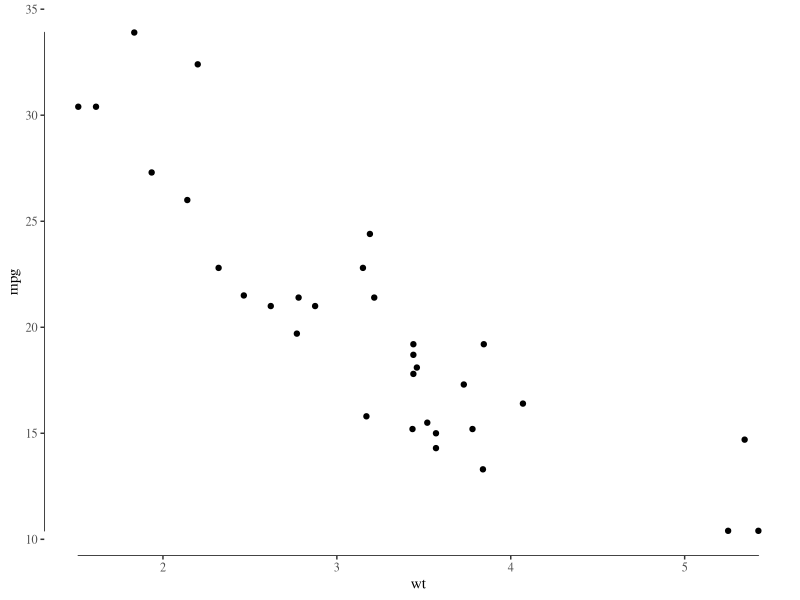
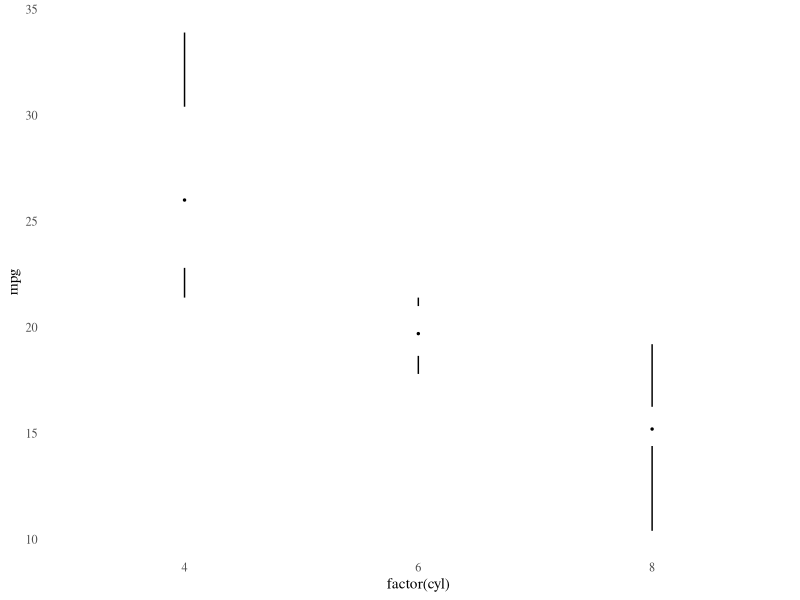
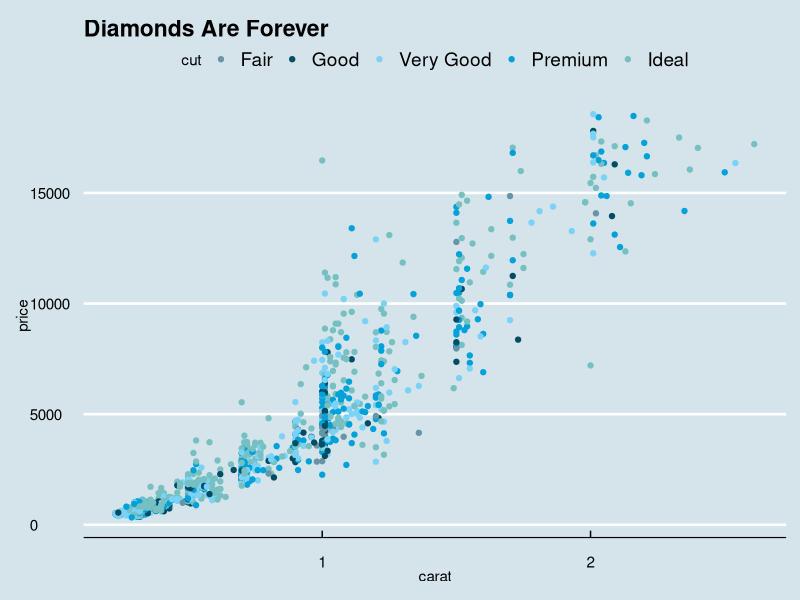
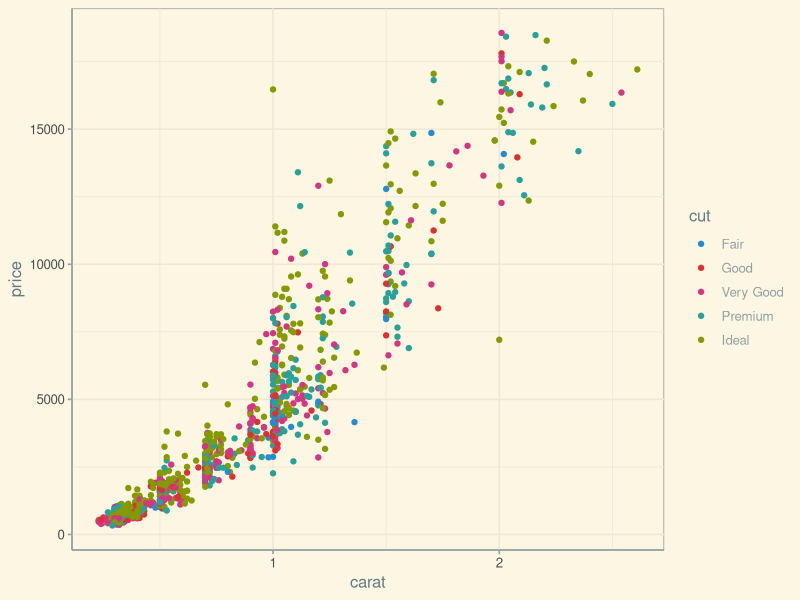
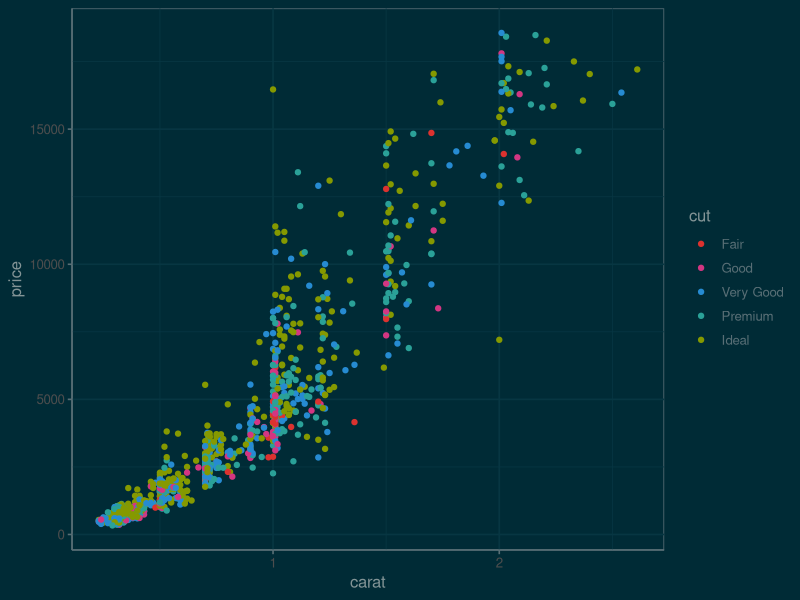
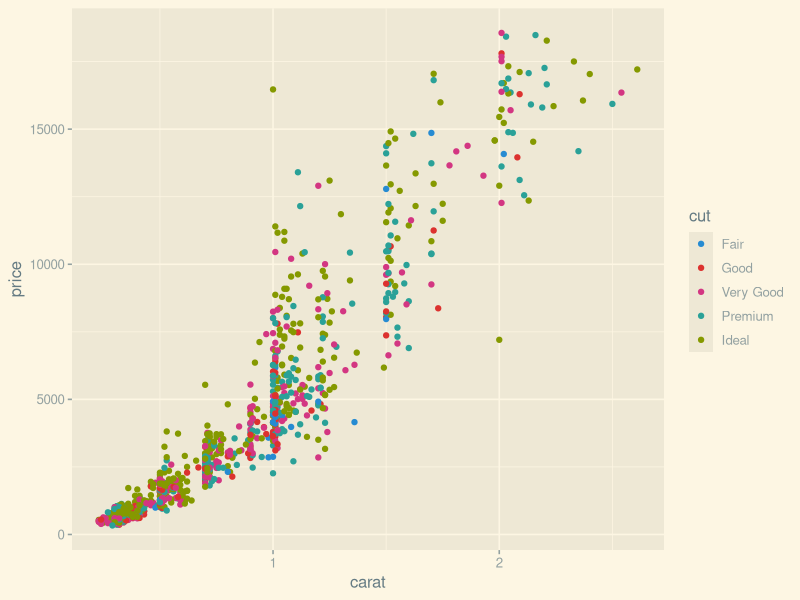
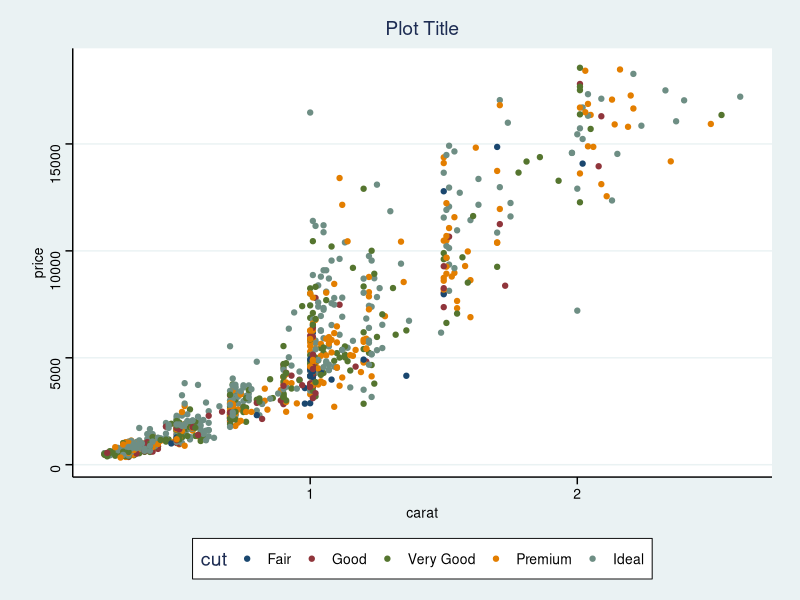
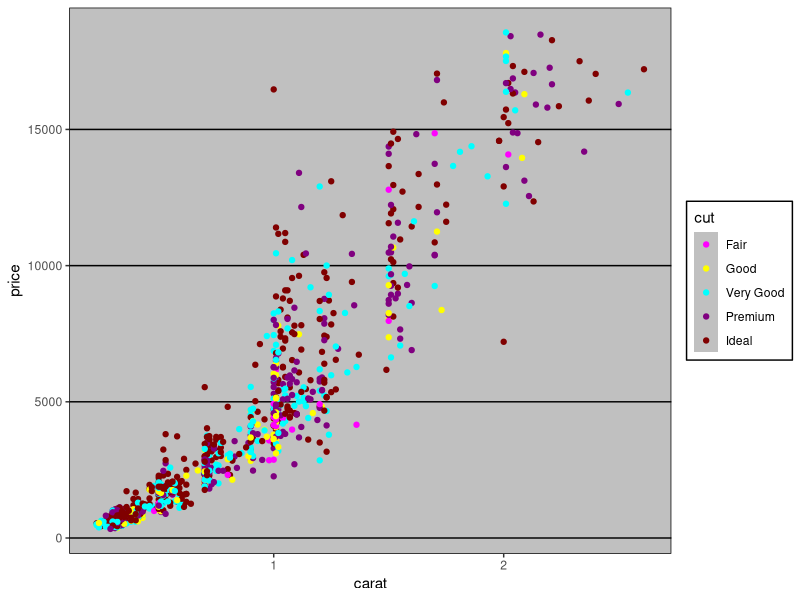

These figures' R source, in order: (Note: this script raises an error after producing the figures.)
## ---- chunk 1
library("ggplot2")
library("ggthemes")
dsamp <- diamonds[sample(nrow(diamonds), 1000), ]
## ---- chunk 2
(ggplot(mtcars, aes(wt, mpg))
  + geom_point() + geom_rangeframe()
  + theme_tufte())
## ---- chunk 3
(ggplot(mtcars, aes(factor(cyl), mpg)) 
 + theme_tufte(ticks=FALSE)
 + geom_tufteboxplot())
## ---- chunk 4
(qplot(carat, price, data=dsamp, colour=cut)
 + theme_economist()
 + scale_colour_economist()
 + ggtitle("Diamonds Are Forever"))
## ---- chunk 5
(qplot(carat, price, data=dsamp, colour=cut)
                             + theme_solarized()
                             + scale_colour_solarized("blue"))
## ---- chunk 6
(qplot(carat, price, data=dsamp, colour=cut)
                             + theme_solarized(light=FALSE)
                             + scale_colour_solarized("red"))
## ---- chunk 7
(qplot(carat, price, data=dsamp, colour=cut)
                             + theme_solarized_2()
                             + scale_colour_solarized("blue"))
## ---- chunk 8
(qplot(carat, price, data=dsamp, colour=cut)
                             + theme_stata() 
                             + scale_colour_stata()
                             + ggtitle("Plot Title"))
## ---- chunk 9
(qplot(carat, price, data=dsamp, colour=cut)
 + theme_excel() 
 + scale_colour_excel())

## ---- chunk 10
(ggplot(diamonds, aes(clarity, fill=cut)) 
 + geom_bar()
 + scale_fill_excel()
 + theme_excel())
## ---- chunk 11
(qplot(carat, price, data=dsamp, colour=cut)
 + theme_igray())
## ---- chunk 12
(qplot(hp, mpg, data= subset(mtcars, cyl != 5), geom="point", color = factor(cyl))
 + geom_smooth(method = "lm", se = FALSE)
 + scale_color_fivethirtyeight()
 + theme_fivethirtyeight())
## ---- chunk 13
(qplot(carat, price, data=dsamp, colour=cut)
 + theme_igray()
 + scale_colour_tableau())
## ---- chunk 14
(qplot(carat, price, data=dsamp, colour=cut)
 + theme_igray()
 + scale_colour_tableau("colorblind10"))
## ---- chunk 15
(qplot(carat, price, data=dsamp, colour=cut)
 + theme_few()
 + scale_colour_few())
## ---- chunk 16
(qplot(carat, price, data=dsamp, colour=cut)
 + theme_wsj()
 + scale_colour_wsj("colors6", "")
 + ggtitle("Diamond Prices"))
## ---- chunk 17
(qplot(carat, price, data=dsamp, colour=clarity)
 + theme_gdocs()
 + ggtitle("Diamonds")
 + scale_color_gdocs())
## ---- chunk 18
(qplot(carat, price, data=dsamp, colour=clarity)
 + theme_calc()
 + ggtitle("Diamonds")
 + scale_color_calc())
## ---- chunk 19
(qplot(carat, price, data = dsamp, colour = clarity)
 + theme_pander()
 + scale_colour_pander())
## ---- chunk 20
(ggplot(dsamp, aes(clarity, fill = cut)) + geom_bar()
  + theme_pander()
  + scale_fill_pander())
